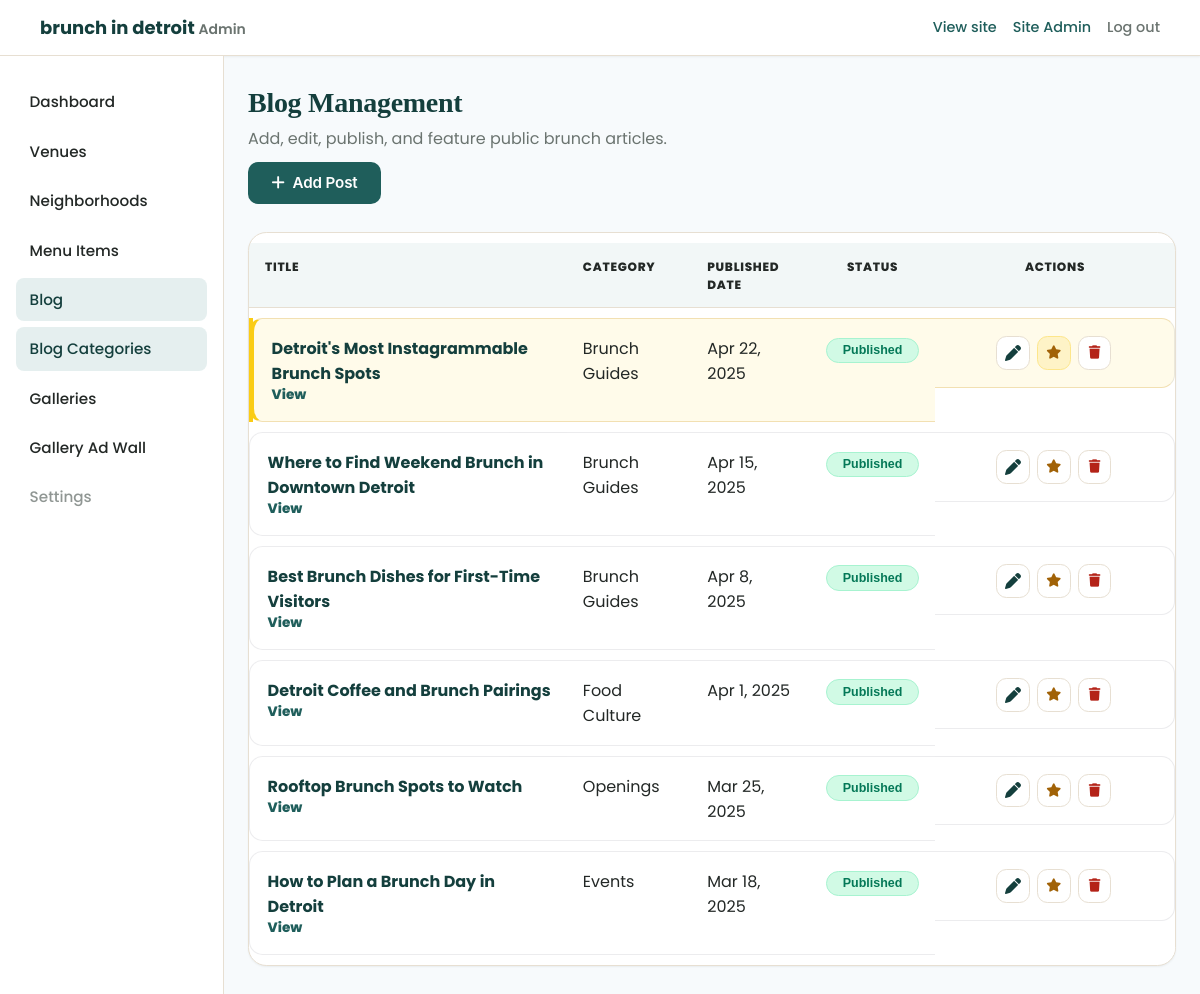
The page /admin/blog.php (signed in) on the database its author committed.
### tables this page shows
CREATE TABLE IF NOT EXISTS blog_posts (
  id INT UNSIGNED NOT NULL AUTO_INCREMENT,
  slug VARCHAR(160) NOT NULL,
  title VARCHAR(255) NOT NULL,
  excerpt TEXT NULL,
  body LONGTEXT NULL,
  featured_image_path VARCHAR(500) NULL,
  category_id INT UNSIGNED NULL,
  author_admin_id INT UNSIGNED NULL,
  is_published TINYINT(1) NOT NULL DEFAULT 0,
  is_featured TINYINT(1) NOT NULL DEFAULT 0,
  published_at DATETIME NULL,
  created_at DATETIME NOT NULL DEFAULT CURRENT_TIMESTAMP,
  updated_at DATETIME NOT NULL DEFAULT CURRENT_TIMESTAMP ON UPDATE CURRENT_TIMESTAMP,
  PRIMARY KEY (id),
  UNIQUE KEY uq_blog_posts_slug (slug),
  KEY idx_blog_posts_category (category_id),
  KEY idx_blog_posts_published (is_published, published_at),
  CONSTRAINT fk_blog_posts_category
    FOREIGN KEY (category_id) REFERENCES blog_categories (id)
    ON DELETE SET NULL ON UPDATE CASCADE,
  CONSTRAINT fk_blog_posts_author
    FOREIGN KEY (author_admin_id) REFERENCES admins (id)
    ON DELETE SET NULL ON UPDATE CASCADE
);

CREATE TABLE IF NOT EXISTS blog_categories (
  id INT UNSIGNED NOT NULL AUTO_INCREMENT,
  name VARCHAR(120) NOT NULL,
  slug VARCHAR(120) NOT NULL,
  sort_order INT NOT NULL DEFAULT 0,
  PRIMARY KEY (id),
  UNIQUE KEY uq_blog_categories_slug (slug)
);

### public/admin/blog.php (called while the page is built, shortened)
<?php
require_once __DIR__ . '/../../app/bootstrap.php';
require_once __DIR__ . '/../../app/models/Blog.php';
$activeNav = 'blog';
try {
    $posts = Blog::all();
} catch (Throwable $e) {
    $posts = [];
    if (defined('APP_DEBUG') && APP_DEBUG) {
        flash_set('error', $e->getMessage());
    } else {
        flash_set('error', 'Unable to load blog posts.');
    }
}
require __DIR__ . '/../../app/views/partials/admin-header.php';
require __DIR__ . '/../../app/views/partials/admin-sidebar.php';
require __DIR__ . '/../../app/views/admin/blog.php';
require __DIR__ . '/../../app/views/partials/admin-footer.php';

### app/helpers/functions.php (called while the page is built, shortened)
<?php
function app_config(): array
{
    static $config = null;
    if ($config === null) {
        $path = APP_ROOT . '/config/config.php';
        $config = require $path;
    }
    return $config;
}
function e(?string $value): string
{
    return htmlspecialchars($value ?? '', ENT_QUOTES | ENT_SUBSTITUTE, 'UTF-8');
}
function asset_url(string $path): string
{
    $path = ltrim($path, '/');
    $base = rtrim((string) (app_config()['base_url'] ?? ''), '/');
    if ($base === '') {
        return '/' . $path;
    }
    return $base . '/' . $path;
}
function site_name_display(): string
{
    return (string) app_config()['site_name_display'];
}
function admin_url(string $path): string
{
    $path = ltrim($path, '/');
    return asset_url('admin/' . $path);
}

### app/config/config.php (called while the page is built, shortened)
<?php
return [
    'site_domain' => 'brunchindetroit.com',
    'site_name_display' => 'brunch in detroit',
    'environment' => 'local',
    'debug' => true,
    'base_url' => '',
    'db' => [
        'host' => '127.0.0.1',
        'port' => 3306,
        'name' => 'brunchindetroit',
        'user' => 'root',
        'password' => '',
        'charset' => 'utf8mb4',
    ],
    'session' => [
        'name' => 'brunch_admin_session',
    ],
    'uploads' => [
        'max_bytes' => 5 * 1024 * 1024,
        'allowed_mime' => ['image/jpeg', 'image/png', 'image/webp', 'image/gif'],
    ],
];

### app/bootstrap.php (called while the page is built, shortened)
<?php
require APP_ROOT . '/helpers/functions.php';
require APP_ROOT . '/helpers/auth.php';
require APP_ROOT . '/config/database.php';
$config = app_config();

### app/helpers/auth.php (called while the page is built, shortened)
<?php
function admin_session_start(): void
{
    if (session_status() === PHP_SESSION_ACTIVE) {
        return;
    }
    $config = app_config();
}
function admin_is_logged_in(): bool
{
    return !empty($_SESSION['admin_id']) && is_int($_SESSION['admin_id']);
}
function admin_user(): ?array
{
    return [
        'id' => (int) $_SESSION['admin_id'],
        'email' => (string) ($_SESSION['admin_email'] ?? ''),
        'display_name' => (string) ($_SESSION['admin_display_name'] ?? ''),
    ];
}

### app/config/database.php (called while the page is built, shortened)
<?php
function db(): PDO
{
    $config = app_config();
    $db = $config['db'];
    $dsn = sprintf(
        'mysql:host=%s;port=%d;dbname=%s;charset=%s',
        $db['host'],
        (int) $db['port'],
        $db['name'],
        $db['charset']
    );
    $pdo = new PDO($dsn, $db['user'], $db['password'], [
        PDO::ATTR_ERRMODE => PDO::ERRMODE_EXCEPTION,
        PDO::ATTR_DEFAULT_FETCH_MODE => PDO::FETCH_ASSOC,
        PDO::ATTR_EMULATE_PREPARES => false,
    ]);
    return $pdo;
}

### app/models/Blog.php (called while the page is built, shortened)
<?php
final class Blog
{
    public static function all(): array
    {
        $pdo = db();
        $sql = "
            SELECT
                bp.id,
                bp.slug,
                bp.title,
                bp.excerpt,
                bp.featured_image_path,
                bp.category_id,
                bp.author_admin_id,
                bp.is_published,
                bp.is_featured,
                bp.published_at,
                bp.created_at,
                bp.updated_at,
                bc.name AS category_name,
                bc.slug AS category_slug,
                a.display_name AS author_name
            FROM blog_posts bp
            LEFT JOIN blog_categories bc ON bc.id = bp.category_id
            LEFT JOIN admins a           ON a.id  = bp.author_admin_id
            ORDER BY COALESCE(bp.published_at, bp.created_at) DESC, bp.id DESC
        ";
        return $pdo->query($sql)->fetchAll();
    }
}

### app/views/admin/blog.php (the view, shortened to what this page needs)
<div class="admin-page-header">
    <div>
        <h1 class="admin-page-title">Blog Management</h1>
        <p class="admin-page-lead">Add, edit, publish, and feature public brunch articles.</p>
    </div>
    <a class="btn btn--primary" href="<?= e(admin_url('blog-edit.php')) ?>">
        <i class="fas fa-plus" aria-hidden="true"></i> Add Post
    </a>
</div>
<?php if (empty($posts)): ?>
    <div class="empty-state">
        <i class="fas fa-newspaper" aria-hidden="true"></i>
        <h2>No blog posts yet</h2>
        <p>Create your first brunch article to start building the News &amp; Blogs section.</p>
        <a class="btn btn--primary" href="<?= e(admin_url('blog-edit.php')) ?>">Add Post</a>
    </div>
<?php else: ?>
    <div class="admin-table__wrap admin-blog-table-wrap">
        <table class="admin-table admin-blog-table">
            <thead>
                <tr>
                    <th scope="col">Title</th>
                    <th scope="col">Category</th>
                    <th scope="col">Published Date</th>
                    <th scope="col">Status</th>
                    <th scope="col" class="admin-table__actions-col">Actions</th>
                </tr>
            </thead>
            <tbody>
                <?php foreach ($posts as $post): ?>
                    <?php
                    $id = (int) ($post['id'] ?? 0);
                    $isPublished = (int) ($post['is_published'] ?? 0) === 1;
                    $isFeatured = (int) ($post['is_featured'] ?? 0) === 1;
                    $publishedAt = (string) ($post['published_at'] ?? '');
                    $publishedLabel = $publishedAt !== '' ? date('M j, Y', strtotime($publishedAt)) : 'Not scheduled';
                    $title = (string) ($post['title'] ?? 'Untitled Post');
                    $category = (string) ($post['category_name'] ?? 'Uncategorized');
                    ?>
                    <tr class="admin-blog-row<?= $isFeatured ? ' admin-blog-row--featured' : '' ?><?= !$isPublished ? ' admin-blog-row--draft' : '' ?>">
                        <td class="admin-table__title-cell">
                            <strong><?= e($title) ?></strong>
                            <?php if (!empty($post['slug'])): ?>
                                <div class="admin-table__muted">
                                    <a href="<?= e(asset_url('article.php?slug=' . urlencode((string) $post['slug']))) ?>" target="_blank" rel="noopener noreferrer">View</a>
                                </div>
                            <?php endif; ?>
                        </td>
                        <td><?= e($category) ?></td>
                        <td><?= e($publishedLabel) ?></td>
                        <td class="admin-blog-status-cell">
                            <form method="post" action="<?= e(admin_url('blog.php')) ?>">
                                <?php if ($isPublished): ?>
                                    <button type="submit" class="admin-status-toggle admin-status-toggle--published" title="Click to unpublish">
                                        Published
                                    </button>
                                <?php else: ?>
                                    <button type="submit" class="admin-status-toggle admin-status-toggle--draft" title="Click to publish">
                                        Draft
                                    </button>
                                <?php endif; ?>
                            </form>
                        </td>
                        <td class="admin-menu-icon-actions admin-blog-icon-actions">
                            <a class="admin-icon-action" href="<?= e(admin_url('blog-edit.php?id=' . $id)) ?>" aria-label="Edit blog post">
                                <i class="fas fa-pen" aria-hidden="true"></i>
                            </a>
                            <form method="post" action="<?= e(admin_url('blog.php')) ?>">
                                <button
                                    type="submit"
                                    class="admin-icon-action admin-icon-action--feature<?= $isFeatured ? ' admin-icon-action--featured' : '' ?>"
                                    aria-label="<?= $isFeatured ? 'Unfeature blog post' : 'Feature blog post' ?>"
                                    title="<?= $isFeatured ? 'Unfeature' : 'Feature' ?>"
                                >
                                    <i class="fas fa-star" aria-hidden="true"></i>
                                </button>
                            </form>
                            <form method="post" action="<?= e(admin_url('blog.php')) ?>">
                                <button
                                    type="submit"
                                    class="admin-icon-action admin-icon-action--danger"
                                    aria-label="Delete blog post"
                                    onclick="return confirm('Delete this blog post? This cannot be undone.');"
                                >
                                    <i class="fas fa-trash" aria-hidden="true"></i>
                                </button>
                            </form>
                        </td>
                    </tr>
                <?php endforeach; ?>
            </tbody>
        </table>
    </div>
<?php endif; ?>

### app/views/partials/admin-header.php (shortened to what this page needs)
<?php
$activeNav = $activeNav ?? 'dashboard';
$adminUser = admin_is_logged_in() ? admin_user() : null;
$adminDisplayName = $adminUser !== null ? (string) ($adminUser['display_name'] ?? 'Site Admin') : 'Site Admin';
?>
<!DOCTYPE html>
<html lang="en">
<head>
    <link rel="stylesheet" href="https://cdnjs.cloudflare.com/ajax/libs/font-awesome/6.4.0/css/all.min.css">
    <link rel="stylesheet" href="<?= e(asset_url('assets/css/main.css')) ?>">
    <link rel="stylesheet" href="<?= e(asset_url('assets/css/admin.css')) ?>">
    <link rel="stylesheet" href="<?= e(asset_url('assets/css/admin-mobile.css')) ?>">
</head>
<body class="admin-body">
<header class="admin-topbar">
    <div class="container admin-topbar__inner">
        <a href="<?= e(admin_url('dashboard.php')) ?>" class="admin-topbar__brand">
            <?= e(site_name_display()) ?>
            <span class="admin-topbar__label">Admin</span>
        </a>
        <div class="admin-topbar__actions admin-topbar__actions--desktop">
            <a href="<?= e(asset_url('index.php')) ?>" class="admin-topbar__link" target="_blank" rel="noopener">View site</a>
            <?php if (admin_is_logged_in()): ?>
                <a href="<?= e(admin_url('dashboard.php')) ?>" class="admin-topbar__link"><?= e($adminDisplayName) ?></a>
                <a href="<?= e(admin_url('logout.php')) ?>" class="admin-topbar__link admin-topbar__link--muted">Log out</a>
            <?php endif; ?>
        </div>
    </div>
</header>

### app/views/partials/admin-sidebar.php (shortened to what this page needs)
<?php
$activeNav = $activeNav ?? 'dashboard';
?>
<div class="admin-layout">
    <aside class="admin-sidebar" aria-label="Admin navigation">
        <nav class="admin-sidebar__nav">
            <a href="<?= e(admin_url('dashboard.php')) ?>" class="admin-sidebar__link<?= $activeNav === 'dashboard' ? ' admin-sidebar__link--active' : '' ?>">Dashboard</a>
            <a href="<?= e(admin_url('venues.php')) ?>" class="admin-sidebar__link<?= $activeNav === 'venues' ? ' admin-sidebar__link--active' : '' ?>">Venues</a>
            <a href="<?= e(admin_url('neighborhoods.php')) ?>" class="admin-sidebar__link<?= $activeNav === 'neighborhoods' ? ' admin-sidebar__link--active' : '' ?>">Neighborhoods</a>
            <a href="<?= e(admin_url('menu.php')) ?>" class="admin-sidebar__link<?= $activeNav === 'menu' ? ' admin-sidebar__link--active' : '' ?>">Menu Items</a>
            <a href="<?= e(admin_url('blog.php')) ?>" class="admin-sidebar__link<?= $activeNav === 'blog' ? ' admin-sidebar__link--active' : '' ?>">Blog</a>
        <a href="<?= e(admin_url('blog-categories.php')) ?>" class="admin-sidebar__link<?= $activeNav === 'blog' ? ' admin-sidebar__link--active' : '' ?>">Blog Categories</a>
            <a href="<?= e(admin_url('galleries.php')) ?>" class="admin-sidebar__link<?= $activeNav === 'galleries' ? ' admin-sidebar__link--active' : '' ?>">Galleries</a>
            <a href="<?= e(admin_url('gallery-adwall.php')) ?>" class="admin-sidebar__link<?= $activeNav === 'gallery-adwall' ? ' admin-sidebar__link--active' : '' ?>">Gallery Ad Wall</a>
            <span class="admin-sidebar__link admin-sidebar__link--disabled" title="Available in a later phase">Settings</span>
        </nav>
    </aside>
    <main class="admin-main">

### app/views/partials/admin-footer.php (shortened to what this page needs)
    </main>
</div>
</body>
</html>

### public/assets/css/admin.css (style rules this page uses)
.admin-menu-icon-actions, .admin-mobile-card__actions { display: flex; align-items: center; gap: 0.45rem; }
.admin-menu-icon-actions form, .admin-mobile-card__actions form { display: inline-flex; margin: 0; }
.admin-icon-action { display: inline-flex; align-items: center; justify-content: center; width: 2.1rem; height: 2.1rem; border: 1px solid var(--border); border-radius: 0.65rem; background: #fff; color: var(--primary-dark); text-decoration: none; cursor: pointer; }
.admin-icon-action--danger { color: #b42318; }
.admin-blog-table th:nth-child(4), .admin-blog-table td:nth-child(4), .admin-blog-table th:nth-child(5), .admin-blog-table td:nth-child(5) { text-align: center; }
.admin-blog-status-cell form, .admin-blog-icon-actions form, .admin-blog-mobile-list form { display: inline-flex; margin: 0; }
.admin-blog-icon-actions { justify-content: center; }
.admin-icon-action--feature { color: #a16207; }
.admin-icon-action--feature:hover, .admin-icon-action--feature:focus, .admin-icon-action--featured { background: #fef3c7; border-color: #fde68a; color: #a16207; }
.admin-topbar__actions--desktop { display: flex; }

### rows shown on the page
blog_posts: title "Detroit's Most Instagrammable Brunch Spots", category.name "Brunch Guides", published_at "Apr 22, 2025", is_published "Published"
blog_posts: title "Where to Find Weekend Brunch in Downtown Detroit", category.name "Brunch Guides", published_at "Apr 15, 2025", is_published "Published"
blog_posts: title "Best Brunch Dishes for First-Time Visitors", category.name "Brunch Guides", published_at "Apr 8, 2025", is_published "Published"
blog_posts: title "Detroit Coffee and Brunch Pairings", category.name "Food Culture", published_at "Apr 1, 2025", is_published "Published"
blog_posts: title "Rooftop Brunch Spots to Watch", category.name "Openings", published_at "Mar 25, 2025", is_published "Published"
blog_posts: title "How to Plan a Brunch Day in Detroit", category.name "Events", published_at "Mar 18, 2025", is_published "Published"

### other values the page prints
site_name_display() "brunch in detroit"
$adminDisplayName "Site Admin"
